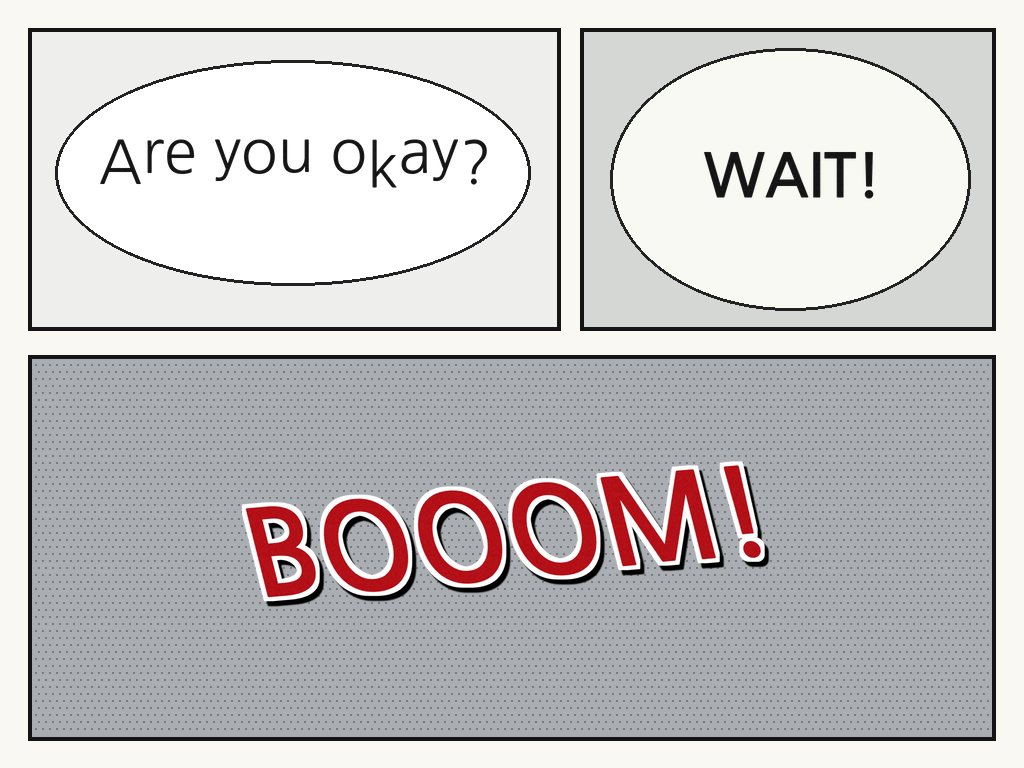
#> input picture lettering/examples/original.png, 1024 x 768 px
$ python -i layout_refinement.py   (imports and definitions only)
#> lines starting #> are read from the running program, lines starting #| are printed output that depends on the picture
"""Conservative page-column ownership before recognition, not OCR confidence.

Only a repeated multi-column detector layout with overlapping cross-column
boxes is changed. Pixel gaps must corroborate the detector's column anchors.
Analysis ignores small specks/rulings; recognition always uses original RGB.
"""
import math

import numpy as np
from scipy import ndimage


# [4 lines left out: function _runs, not called in this run]


def _foreground(image, both=False):
    gray = np.asarray(image.convert('L'), np.float32)
    detail = gray-ndimage.uniform_filter(gray, 31, mode='reflect')
    positive, negative = float(np.percentile(detail, 99)), -float(np.percentile(detail, 1))
    foreground = np.abs(detail) > 24 if both else detail > 24 if positive > negative*1.2 else detail < -24
    labels, count = ndimage.label(foreground, structure=np.ones((3, 3), bool))
    if count > 65536:
        raise ValueError('Page layout analysis exceeds component limit')
    keep = np.bincount(labels.ravel(), minlength=count+1) >= 8
    keep[0] = False
    for index, slices in enumerate(ndimage.find_objects(labels), 1):
        if slices is None:
            continue
        y, x = slices
        w, h = x.stop-x.start, y.stop-y.start
        if (h <= 3 and w > image.width*.5) or (w <= 3 and h > 30):
            keep[index] = False
    return keep[labels]


# [21 lines left out: function _anchors, not called in this run]


def _covers(box, anchor):
    return (min(box[2], anchor['right'])-max(box[0], anchor['left'])
            >= (anchor['right']-anchor['left'])*.65)


# [206 lines left out: functions _bands, _horizontal, _join_auxiliary_rows, refine_columns, crop_plan, planned_inputs, not called in this run]

>>> import cv2
>>> picture = cv2.imread('lettering/examples/original.png', cv2.IMREAD_GRAYSCALE)
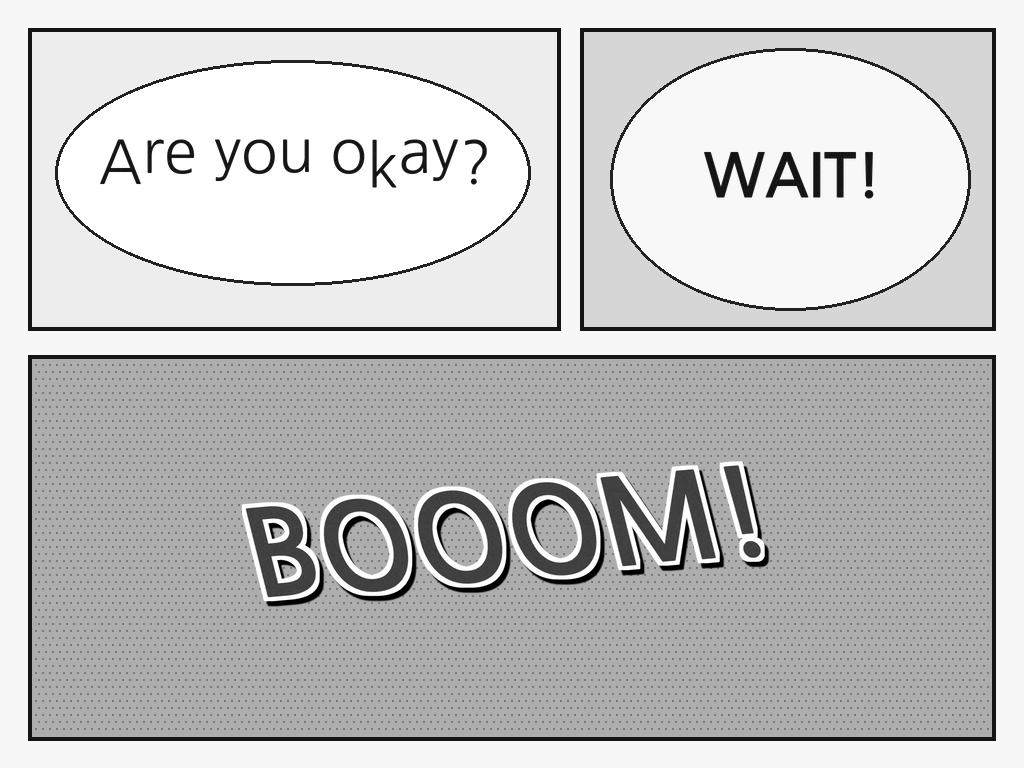
#> picture: shape (768, 1024); min 0, max 255, mean 196.9
>>> result = _foreground(picture)
#> (the run stopped early here; a loop or call above may not have finished)

$ run again, on lettering/examples/translated.png
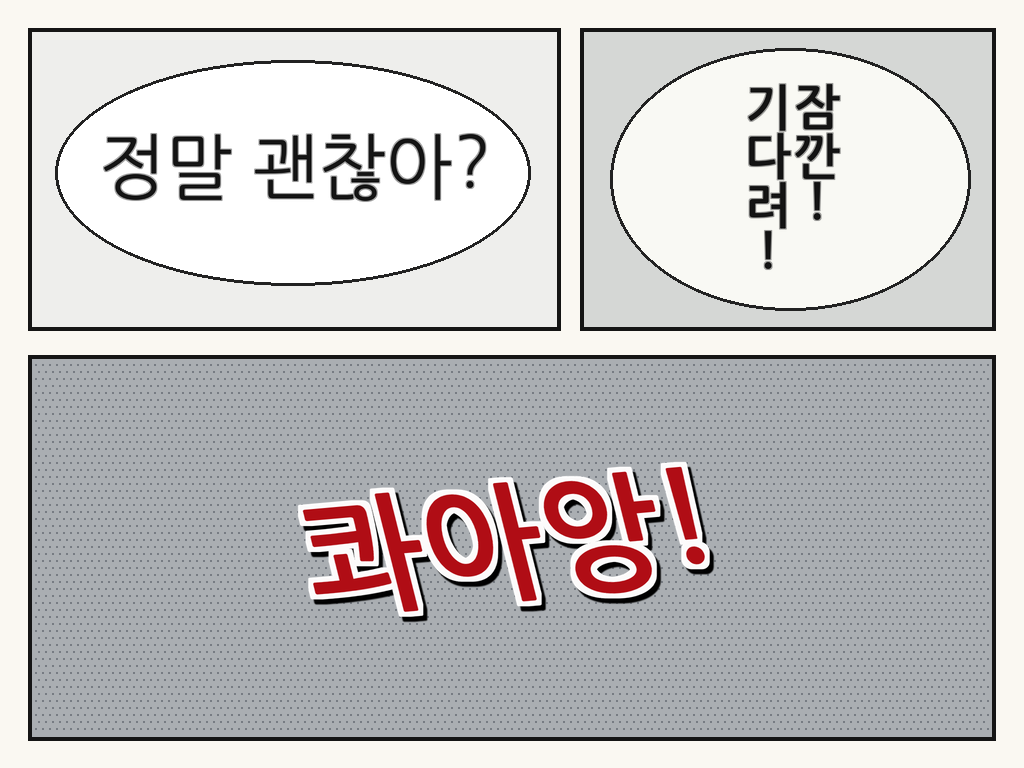
#> input picture lettering/examples/translated.png, 1024 x 768 px
#> `picture = cv2.imread('lettering/examples/original.png', cv2.IMREAD_GRA..`:
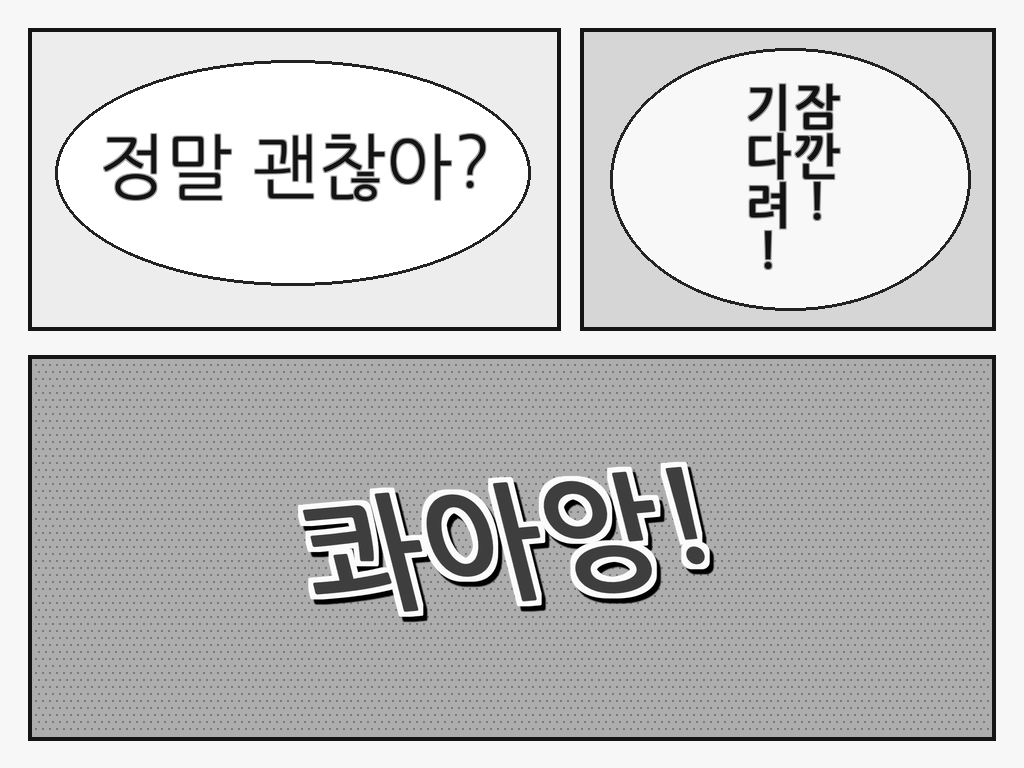
#> picture: shape (768, 1024); min 0, max 255, mean 195.9
